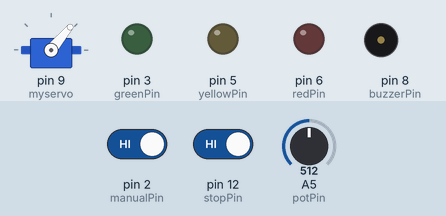
Simulated run of this sketch. Board: Arduino Uno, built with avr-gcc and run on an emulated ATmega328P. Parts: servo, output pins drawn as LEDs (lit = HIGH), buzzer (waves = sounding). Dashed ring = blinking. The test bench sets the inputs (shaded band); at power-on: pin 2 (manualPin) HIGH, pin 12 (stopPin) HIGH, A5 (potPin) = 512.

Above: at 11.8 s.
11.9 s: pin 2 (manualPin) driven LOW and pin 12 (stopPin) driven LOW
At 17.9 s:
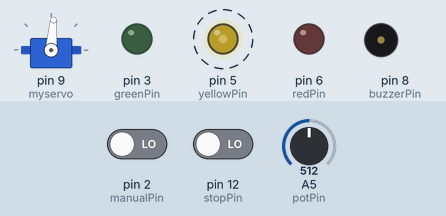
22.7 s: A5 (potPin) set to 716
At 24.8 s:
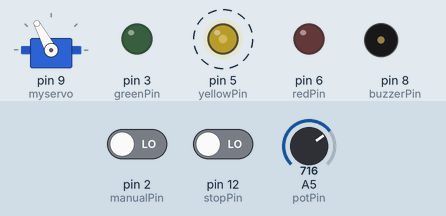
30.2 s: pin 2 (manualPin) driven HIGH
At 33.6 s:
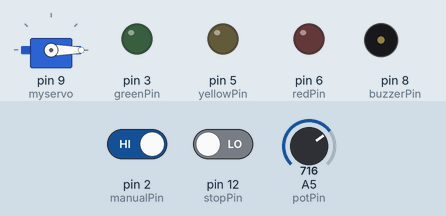
39.3 s: pin 12 (stopPin) driven HIGH
At 43.1 s:
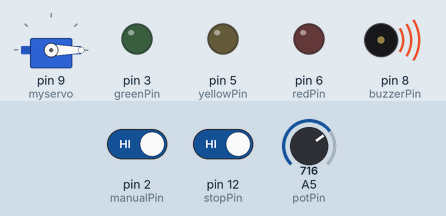
45.4 s: pin 12 (stopPin) driven LOW
At 49.3 s:
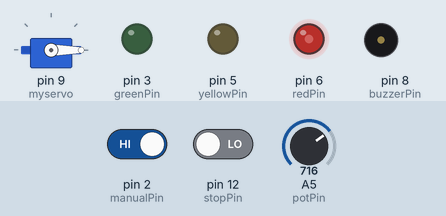
Timing chart, 0 to 50.9 s (numbered marks = the images above; inputs shaded):
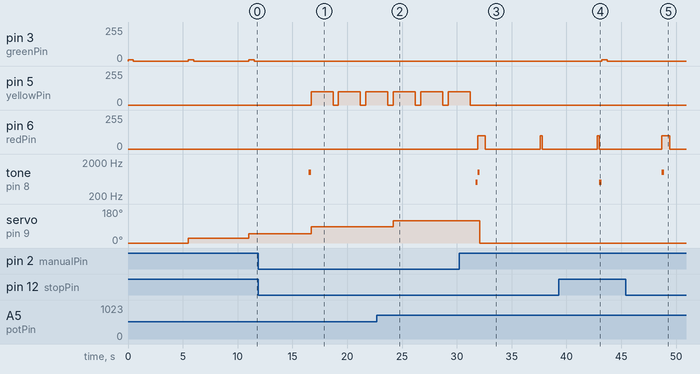

Measured:
- after the input at 11.9 s, pin 3 (greenPin): stops changing and stays 0/255; pin 5 (yellowPin): alternates 100/255 for 2.0 s and 0/255 for 0.50 s, starting after 4.8 s; tone on pin 8 (buzzerPin): silent → 1000 Hz after 4.6 s, → silent 0.20 s later
- after the input at 22.7 s, servo on pin 9 (myservo): 85° → 118° after 1.5 s
- after the input at 30.2 s, pin 5 (yellowPin): goes on until 31.2 s, then stays 0/255; pin 6 (redPin): 0/255 → 100/255 after 1.7 s, → 0/255 0.70 s later, → 100/255 5.0 s later, → 0/255 0.20 s later; tone on pin 8 (buzzerPin): silent → 500 Hz after 1.5 s, → 1000 Hz 0.20 s later, → silent 0.20 s later; servo on pin 9 (myservo): 118° → 0° after 1.9 s
- after the input at 39.3 s, pin 3 (greenPin): 0/255 → 10/255 after 3.9 s, → 0/255 0.50 s later; tone on pin 8 (buzzerPin): silent → 500 Hz after 3.7 s, → silent 0.20 s later
- after the input at 45.4 s, pin 3 (greenPin): stays 0/255 (without the input it goes to 10/255 after 3.3 s); pin 6 (redPin): 0/255 → 100/255 after 3.3 s, → 0/255 0.70 s later; tone on pin 8 (buzzerPin): silent → 1000 Hz after 3.3 s, → silent 0.20 s later; servo on pin 9 (myservo): stays 0° (without the input it goes to 25° after 3.3 s)
- by itself, pin 3 (greenPin): alternates 10/255 for 0.50 s and 0/255 for 5.0 s

The sketch:

code.ino
```cpp
#include <Servo.h>

Servo myservo;

const int stopPin = 12;
const int manualPin = 2;
const int buzzerPin = 8;
const int potPin = A5;
const int greenPin = 3;
const int yellowPin = 5;
const int redPin = 6;

bool checkConditions = false;


void setup() {
  myservo.attach(9);

  pinMode(stopPin, INPUT_PULLUP);
  pinMode(manualPin, INPUT_PULLUP);

  pinMode(buzzerPin, OUTPUT);
  pinMode(greenPin, OUTPUT);
  pinMode(yellowPin, OUTPUT);
  pinMode(redPin, OUTPUT);

  Serial.begin(9600);
}

void loop()
{

  for (int pos = 0; pos <= 170; pos += 25)
  {
    if(digitalRead(stopPin) == LOW || digitalRead(manualPin) == LOW)
    {
      checkConditions = true;
      break;
    }

    analogWrite(greenPin, 10);
    myservo.write(pos);
    delay(500);
    analogWrite(greenPin, 0);

    delay(5000);
  }


  for (int pos = 170; pos >= 0; pos -= 25)
  {
    if(digitalRead(stopPin) == LOW || digitalRead(manualPin) == LOW || checkConditions == true)
    {
      break;
    }

    analogWrite(greenPin, 10);
    myservo.write(pos);
    delay(500);
    analogWrite(greenPin, 0);

    delay(5000);
  }

  if(digitalRead(manualPin) == LOW)
  {
    manualMode();
  }

  if(digitalRead(stopPin) == LOW)
  {
    stopMode();
  }

}

void manualMode()
{
  tone(buzzerPin, 1000);
  delay(200);
  noTone(buzzerPin);


  while (digitalRead(manualPin) == LOW)
  {
    analogWrite(yellowPin, 100);
    int potValue = analogRead(potPin);
    int servoPos = map(potValue, 0, 1023, 0, 170);
    myservo.write(servoPos);
    delay(2000);
    analogWrite(yellowPin, 0);
    delay(500);
  }

  checkConditions = false;

  tone(buzzerPin, 500);
  delay(200);
  noTone(buzzerPin);
}

void stopMode()
  {
    analogWrite(redPin, 100);

    tone(buzzerPin, 1000);
    delay(200);
    noTone(buzzerPin);


myservo.write(0);
    delay(500);
    myservo.detach();

    analogWrite(redPin, 0);

    while (digitalRead(stopPin) == LOW)
    {
      delay(5000);
      analogWrite(redPin, 100);
      delay(200);
      analogWrite(redPin, 0);
    }

    tone(buzzerPin, 500);
    delay(200);
    noTone(buzzerPin);

    checkConditions = false;
    myservo.attach(9);

  }
```
